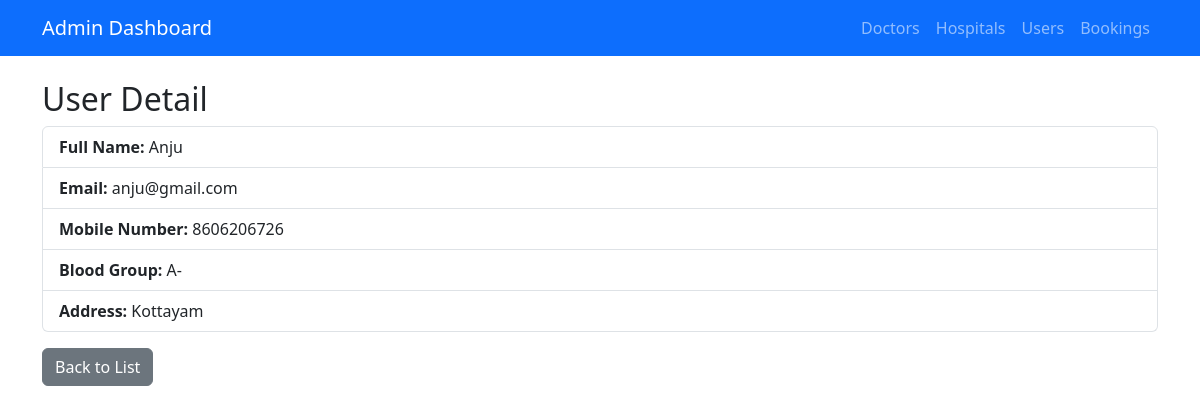
Page /admin-dashboard/users/2/ on the committed database.
### users/models.py (models this page shows, shortened)
class CustomUser(AbstractUser):
    full_name = models.CharField(max_length=255, blank=True, null=True)
    mobile_number = models.CharField(max_length=15, unique=True)
    address = models.TextField(blank=True, null=True)
    age=models.CharField(max_length=3, blank=True,null=True)
    hereditary_diseases = models.CharField(max_length=255, blank=True, default='None')
    other_medical_details = models.CharField(max_length=255, blank=True, default='None')
    blood_group = models.CharField(max_length=10, blank=True,null=True)
    emergency_contact_name = models.CharField(max_length=255, blank=True, null=True)
    emergency_contact_number = models.CharField(max_length=15, blank=True, null=True)
    aadhar_number = models.CharField(max_length=12, unique=True, blank=True, null=True)

### admin_dashboard/views.py (the view)
# urls.py: path('users/<int:pk>/', views.user_detail, name='user_detail'),
def user_detail(request, pk):
    user = get_object_or_404(CustomUser, pk=pk)
    return render(request, 'admin_dashboard/user_detail.html', {'user': user})

### admin_dashboard/templates/admin_dashboard/user_detail.html
{% extends 'admin_dashboard/base.html' %}
{% block content %}
<h2>User Detail</h2>
<ul class="list-group mb-3">
    <li class="list-group-item"><strong>Full Name:</strong> {{ user.full_name }}</li>
    <li class="list-group-item"><strong>Email:</strong> {{ user.email }}</li>
    <li class="list-group-item"><strong>Mobile Number:</strong> {{ user.mobile_number }}</li>
    <li class="list-group-item"><strong>Blood Group:</strong> {{ user.blood_group }}</li>
    <li class="list-group-item"><strong>Address:</strong> {{ user.address }}</li>
</ul>
<a href="{% url 'user_list' %}" class="btn btn-secondary">Back to List</a>
{% endblock %}

### rows in the picture
CustomUser: full_name "Anju", email "anju@gmail.com", mobile_number "8606206726", blood_group "A-", address "Kottayam"
